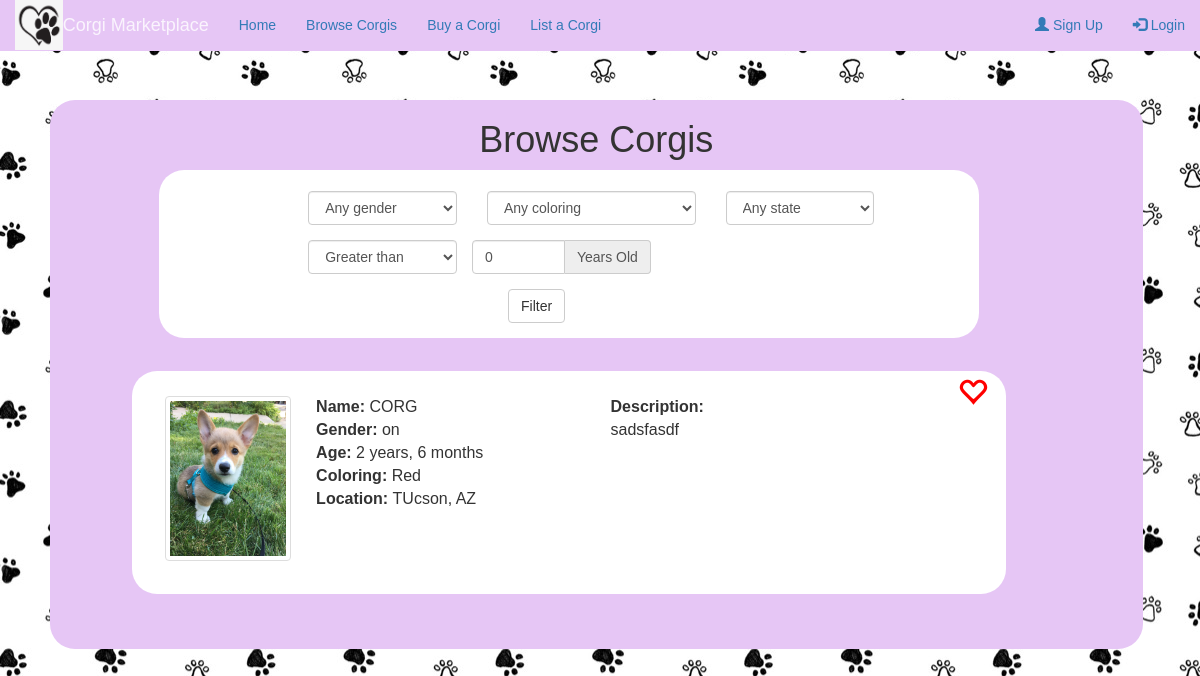
The app's page /corgi/1/, older data.
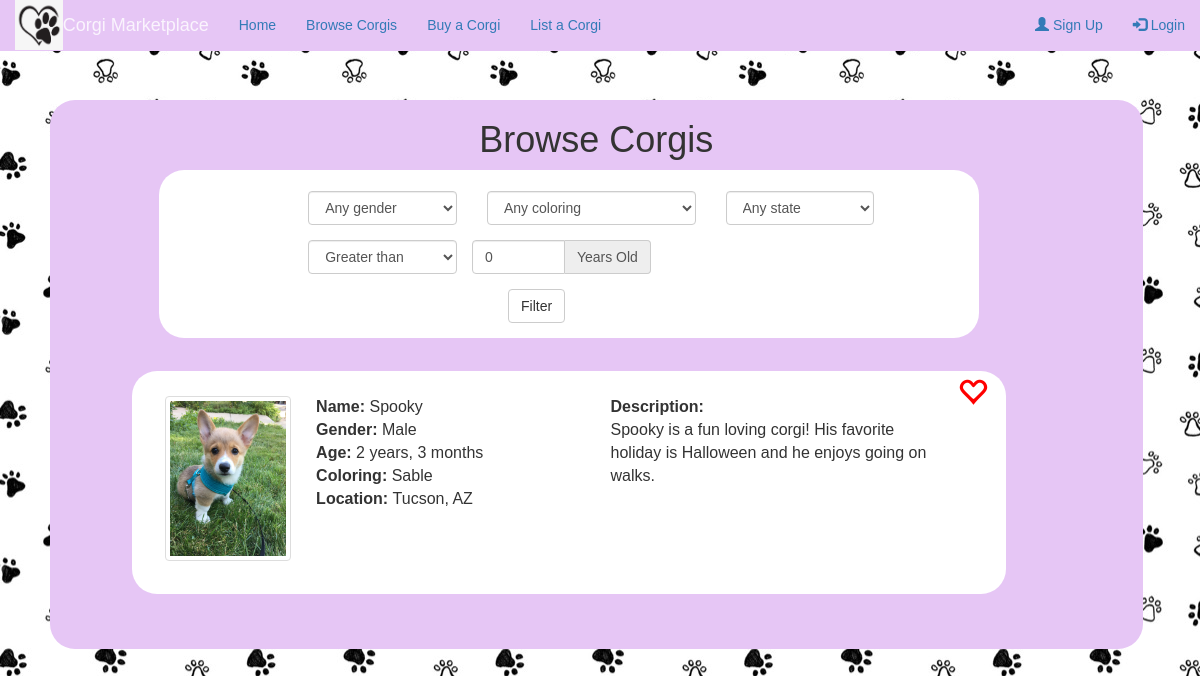
The same page, newer data.
### corgi_store/models.py (models this page shows, shortened)
class Corgi(models.Model):
    COLOR_CHOICES = [
        ('red', 'Red'),
        ('rh-tc', 'Red-Headed Tricolor'),
        ('bh-tc', 'Black-Headed Tricolor'),
        ('sable', 'Sable'),
        ('fawn', 'Fawn'),
        ('other', 'Other')
    ]
    name = models.CharField(max_length=120)
    age_years = models.IntegerField(default=0)
    age_months = models.IntegerField(default=0)
    gender = models.CharField(max_length=1, choices=[('M', 'Male'), ('F', 'Female'), ('X', 'Other')], default='X')
    coloring = models.CharField(max_length=5, choices=COLOR_CHOICES, default='red')
    city = models.CharField(max_length=120)
    state = models.CharField(max_length=120)
    description = models.CharField(max_length=300)
    objects = CorgiManager()

### corgi_store/views.py (the view)
# urls.py: path('corgi/<int:corgi_id>/', views.detail, name='detail'),
def detail(request, corgi_id):
    return render(request, 'browse.html', {'corgis': [Corgi.objects.get(id=corgi_id)]})

### corgi_store/templates/browse.html (shortened to what this page needs)
{% include 'base.html' with user=user %}
{% block content %}
<div id="page" class="page">
	<div class="home">
		<div class="browse-box">
			<h1>Browse Corgis</h1>
			<div class="filter">
				<form class="form-horizontal">
					<div class="form-group">
						<div class="row">
		    				<div class="col-sm-3">
		      					<select name="filter-gender" class="form-control" id="filter-gender" required>
		      						<option selected >Any gender</option>
		     					</select>
		    				</div>
		    				<div class="col-sm-4">
		      					<select name="filter-coloring" class="form-control" id="filter-coloring" required>
		      						<option selected >Any coloring</option>
		     					</select>
		    				</div>
		    				<div class="col-sm-3">
		      					<select name="filter-state" class="form-control" id="filter-state" required>
		      						<option selected >Any state</option>
		     					</select>
		    				</div>
	  					</div>
					 </div>
					<div class="form-group">
						 <div class="row">
							 <div class="col-sm-3">
		      					<select name="filter-age" class="form-control" id="filter-age" required>
		      						<option selected >Greater than</option>
		     					</select>
		    				</div>
							 <div class="input-group col-sm-3">
					    		<input id="filter-year" type="number" class="form-control" name="filter-year" value=0 required>
					   			<span class="input-group-addon">Years Old</span>
			  				</div>
			  			</div>
			  		</div>
			  		<div class="form-group">
			  			<div class="col-sm-offset-3 col-sm-2">
	      					<button type="submit" class="btn btn-default">Filter</button>
	    				</div>
			  		</div>
				</form>
			</div>
		    {% for corgi in corgis %}
				<div class="one-corgi">
					<div class="favorite" id="favorite{{ corgi.id }}">
            {% if corgi.id in favorites %}
            <span class="glyphicon glyphicon-heart" style="color:red;" onclick="unfavorite({{ corgi.id }})"></span>
            {% else %}
						<span class="glyphicon glyphicon-heart-empty" style="color:red;" onclick="favorite({{ corgi.id }});"></span>
            {% endif %}
					</div>
					<img src="/static/images/corgi-browse.jpg" alt="Corgi home" class="img-thumbnail" width="15%" style="margin-top:3%">
					<div class="corgi-info">
						<b>Name: </b>{{ corgi.name }}<br>
						<b>Gender: </b>{{ corgi.gender }} <br>
						<b>Age: </b>{{ corgi.age_years }} years, {{ corgi.age_months }} months <br>
						<b>Coloring: </b>{{ corgi.coloring }} <br>
						<b>Location: </b>{{ corgi.city }}, {{ corgi.state }} <br>
					</div>
					<div class="corgi-description">
						<b>Description:</b><br>{{ corgi.description }}
					</div>
				</div>
		    {% endfor %}
		</div>
	</div>
</div>
{% endblock %}

Row changes from the older to the newer data that the page shows:
changed Corgi "AZ": name "CORG" → "Spooky"; gender "on" → "Male"; age_months "6" → "3"; coloring "Red" → "Sable"; city "TUcson" → "Tucson"; description "sadsfasdf" → "Spooky is a fun loving corgi! His favorite holiday is Halloween and he enjoys going on walks."
